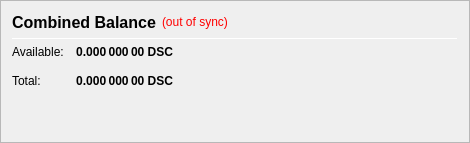
                   <widget class="QFrame" name="frame_CombinedBalances">
                    <property name="minimumSize">
                     <size>
                      <width>470</width>
                      <height>0</height>
                     </size>
                    </property>
                    <property name="frameShape">
                     <enum>QFrame::StyledPanel</enum>
                    </property>
                    <property name="frameShadow">
                     <enum>QFrame::Raised</enum>
                    </property>
                    <layout class="QVBoxLayout" name="verticalLayout_5">
                     <item>
                      <layout class="QHBoxLayout" name="horizontalLayout_5" stretch="0,0,0">
                       <item>
                        <widget class="QLabel" name="label_5z">
                         <property name="minimumSize">
                          <size>
                           <width>0</width>
                           <height>20</height>
                          </size>
                         </property>
                         <property name="font">
                          <font>
                           <pointsize>12</pointsize>
                           <weight>75</weight>
                           <bold>true</bold>
                          </font>
                         </property>
                         <property name="toolTip">
                          <string>Combined Balance (including unconfirmed and immature coins)</string>
                         </property>
                         <property name="text">
                          <string>Combined Balance</string>
                         </property>
                        </widget>
                       </item>
                       <item>
                        <widget class="QLabel" name="labelWalletStatus">
                         <property name="cursor">
                          <cursorShape>WhatsThisCursor</cursorShape>
                         </property>
                         <property name="toolTip">
                          <string>The displayed information may be out of date. Your wallet automatically synchronizes with the DSC network after a connection is established, but this process has not completed yet.</string>
                         </property>
                         <property name="styleSheet">
                          <string notr="true">QLabel { color: red; }</string>
                         </property>
                         <property name="text">
                          <string notr="true">(out of sync)</string>
                         </property>
                         <property name="alignment">
                          <set>Qt::AlignLeading|Qt::AlignLeft|Qt::AlignVCenter</set>
                         </property>
                        </widget>
                       </item>
                       <item>
                        <spacer name="horizontalSpacer_1">
                         <property name="orientation">
                          <enum>Qt::Horizontal</enum>
                         </property>
                         <property name="sizeHint" stdset="0">
                          <size>
                           <width>40</width>
                           <height>20</height>
                          </size>
                         </property>
                        </spacer>
                       </item>
                      </layout>
                     </item>
                     <item>
                      <widget class="Line" name="line_CombinedBalance">
                       <property name="minimumSize">
                        <size>
                         <width>0</width>
                         <height>1</height>
                        </size>
                       </property>
                       <property name="maximumSize">
                        <size>
                         <width>16777215</width>
                         <height>1</height>
                        </size>
                       </property>
                       <property name="orientation">
                        <enum>Qt::Horizontal</enum>
                       </property>
                      </widget>
                     </item>
                     <item>
                      <layout class="QGridLayout" name="gridLayout_3">
                       <property name="spacing">
                        <number>12</number>
                       </property>
                       <item row="1" column="0">
                        <widget class="QLabel" name="labelBalanceTextz">
                         <property name="text">
                          <string>Available:</string>
                         </property>
                        </widget>
                       </item>
                       <item row="1" column="1">
                        <widget class="QLabel" name="labelBalancez">
                         <property name="font">
                          <font>
                           <weight>75</weight>
                           <bold>true</bold>
                          </font>
                         </property>
                         <property name="cursor">
                          <cursorShape>IBeamCursor</cursorShape>
                         </property>
                         <property name="toolTip">
                          <string>Your current spendable balance</string>
                         </property>
                         <property name="text">
                          <string notr="true">0.000 000 00 DSC</string>
                         </property>
                         <property name="alignment">
                          <set>Qt::AlignRight|Qt::AlignTrailing|Qt::AlignVCenter</set>
                         </property>
                         <property name="textInteractionFlags">
                          <set>Qt::LinksAccessibleByMouse|Qt::TextSelectableByKeyboard|Qt::TextSelectableByMouse</set>
                         </property>
                        </widget>
                       </item>
                       <item row="2" column="0">
                        <widget class="QLabel" name="labelTotalTextz">
                         <property name="text">
                          <string>Total:</string>
                         </property>
                        </widget>
                       </item>
                       <item row="2" column="1">
                        <widget class="QLabel" name="labelTotalz">
                         <property name="font">
                          <font>
                           <weight>75</weight>
                           <bold>true</bold>
                          </font>
                         </property>
                         <property name="cursor">
                          <cursorShape>IBeamCursor</cursorShape>
                         </property>
                         <property name="toolTip">
                          <string>Total Balance, including all unavailable coins.</string>
                         </property>
                         <property name="text">
                          <string notr="true">0.000 000 00 DSC</string>
                         </property>
                         <property name="alignment">
                          <set>Qt::AlignRight|Qt::AlignTrailing|Qt::AlignVCenter</set>
                         </property>
                         <property name="textInteractionFlags">
                          <set>Qt::LinksAccessibleByMouse|Qt::TextSelectableByKeyboard|Qt::TextSelectableByMouse</set>
                         </property>
                        </widget>
                       </item>
                       <item row="2" column="3">
                        <spacer name="horizontalSpacer_2">
                         <property name="orientation">
                          <enum>Qt::Horizontal</enum>
                         </property>
                         <property name="sizeHint" stdset="0">
                          <size>
                           <width>40</width>
                           <height>20</height>
                          </size>
                         </property>
                        </spacer>
                       </item>
                      </layout>
                     </item>
                     <item>
                      <spacer name="verticalSpacer_1">
                       <property name="orientation">
                        <enum>Qt::Vertical</enum>
                       </property>
                       <property name="sizeHint" stdset="0">
                        <size>
                         <width>20</width>
                         <height>40</height>
                        </size>
                       </property>
                      </spacer>
                     </item>
                    </layout>
                   </widget>
